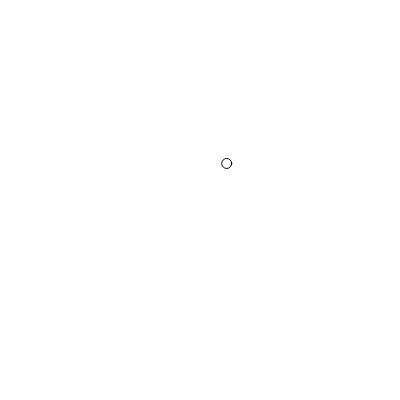
Frame 1 (no input)
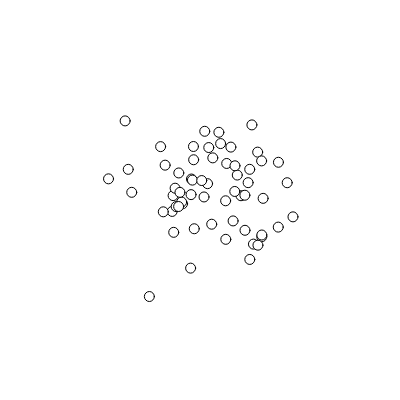
Frame 60 (no input)
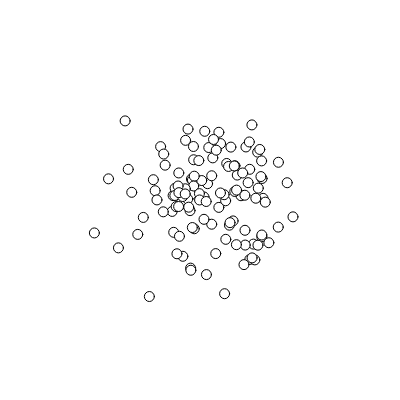
Frame 120 (the mouse pressed at the canvas centre since frame 60)

The p5.js sketch that drew these frames (run headless with seeded random() and noise() and a simulated clock; from frame 60 on, the mouse is pressed at the canvas centre):

// p5.js sketch
// ── sketch.js
//var x, y;

function setup() {
	createCanvas(400, 400);
	// x = width/2;
	// y = height/2;
}

function draw() {
	// var num1 = randomGaussian();
	// var num2 = randomGaussian();

	// x += num1;
	// y += num2;

	// point(x, y, 10);

	// x = constrain(x, 0, width - 1);
	// y = constrain(y, 0, height - 1);

	var xloc = randomGaussian();
	var yloc = randomGaussian();

	var sd = width/10;
	var mean = width/2;
	xloc = (xloc * sd) + mean;
	yloc = (yloc * sd) + mean;

	ellipse(xloc, yloc, 10);
}
